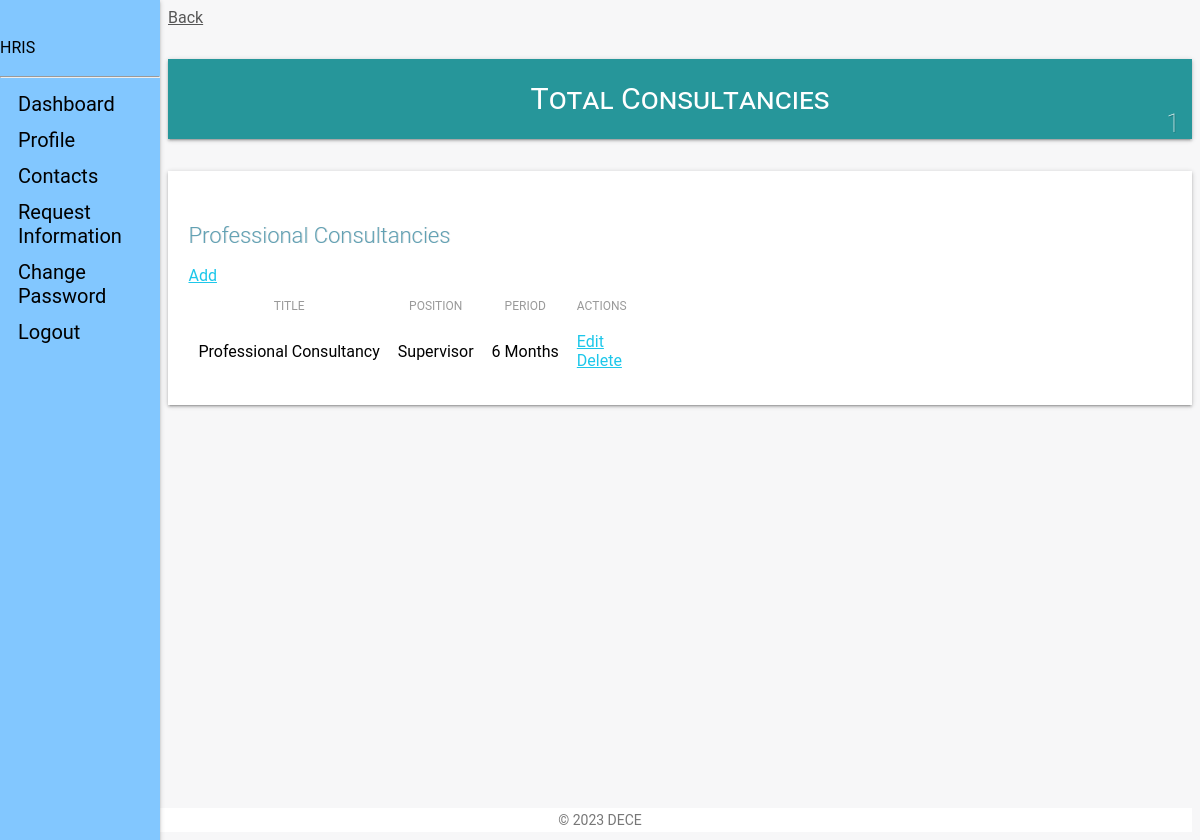
/staff_view/consultancies/ (signed in), run on the app's committed database.
### staff_app/models.py (models this page shows, shortened)
class Consultancies(models.Model):
    user = models.ForeignKey(CustomUser, on_delete=models.CASCADE, default=1)
    title = models.CharField(max_length=100, verbose_name=_(
        'Title'), null=True, blank=False)
    position = models.CharField(max_length=50, verbose_name=_(
        'Position'), null=True, blank=True)
    period = models.CharField(verbose_name=_(
        'Period'), null=True, max_length=50)
    updated = models.DateTimeField(auto_now=True, auto_now_add=False)
    created = models.DateTimeField(auto_now=False, auto_now_add=True)
    class Meta:
        verbose_name = _('Consultancy')
        verbose_name_plural = _('Consultancies')
        ordering = ['-created']

### staff_app/views.py (the view)
# urls.py: path('consultancies/', views.consultancies_view, name="consultancies"),
def consultancies_view(request):
    if not request.user.is_authenticated:
        return redirect('hris:home')
    consultancies = Consultancies.objects.filter(user_id=request.user.id)
    context = {
        "object": consultancies
    }
    return render(request, "staff/staff_consultancies.html", context)

### templates/staff/staff_consultancies.html (shortened to what this page needs)
{% extends 'base.html' %}
{% load static %}
{% load humanize %}
{% block content %}
<link type="text/CSS" href="{% static 'css/light-bootstrap-dashboard.css' %}" rel="stylesheet"/>
<section class="row">
    <section class="col col-lg-12">
        <span><a href="{{request.META.HTTP_REFERER|escape}}" style="color:#565656;">Back</a></span>
    </section>
</section>
    <section class="row margin-bottom">
        <div class="container-fluid">
        <section class="col-lg-4 col-md-4 col-sm-12">
            <div class="employee-box sec-box">
                <a href="">
                <span>Total Consultancies</span>
                </a>
                {% if object %}
                    <span class="count-object">{{ object.count }}</span>
                {% else %}
                    <span class="count-object">0</span>
                {% endif %}
            </div>
        </section>
    </section>
    <div class="table-responsive table-shadow">
        <div class="text-center table-description">
            <h4 class="title-h3" style="color: #60a0b3 !important;
            text-shadow: 1px 0px rgba(0,0,0,0.11)"> Professional Consultancies</h4>
        </div>
        <div class="container-fluid">
            <div class="row">
                 <div class="download-print-action">
                    <a href="{% url 'staff:consultancy-add' %}">Add</a>
                </div>
            </div>
        </div>
        <table class="table">
            <thead>
                <tr>
                  <th scope="col">Title</th>
                  <th scope="col">Position</th>
                  <th scope="col">Period</th>
                  <th scope="col">Actions</th>
                </tr>
            </thead>
            <tbody>
                {% if not object %}
                    <tr>
                    <td>No Entries</td>
                    </tr>
                {% else %}
                    {% for obj in object %}
                    <tr>
                        <td>{{obj.title}}</td>
                        <td>{{obj.position}}</td>
                        <td>{{obj.period}}</td>
                        <td><a href="{% url 'staff:consultancy-edit' obj.id %}">Edit</a><br>
                            <a href="{% url 'staff:consultancy-delete' obj.id %}">Delete</a>
                        </td>
                    </tr>
                    {% endfor %}
                {% endif %}
            </tbody>
        </table>
    </div>
{% endblock content %}

### data on the page
Consultancies: title "Professional Consultancy", position "Supervisor", period "6 Months"

### other printed values
{{ object.count }} "1"
